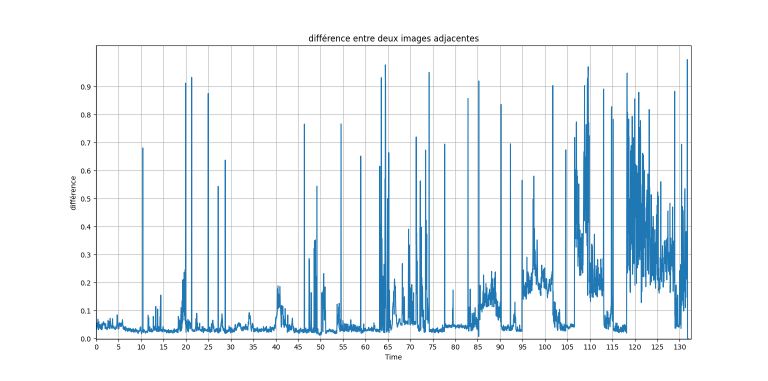
#> input picture dif_hist.png, 1536 x 762 px, given in place of Extrait1-Cosmos_Laundromat1(340p).m4v, which was not available (shown at 1/2 size)
$ python histogram.py
#> lines starting #> are read from the running program, lines starting #| are printed output that depends on the picture; after the words box and inside, x2 and y2 are one past the last pixel; in counts of white or black regions, pixels touching at a corner belong together; pictures that were not available may be replaced by others from this repository, and a replacement may not be noted
import cv2
import numpy as np
import matplotlib.pyplot as plt


cap = cv2.VideoCapture('Videos/Extrait1-Cosmos_Laundromat1(340p).m4v')
hist2 = None
dists = []
dists2 = []
dists3 = []
dists4 = []
view_changed = []
paused = False
fig, ax = plt.subplots()
fps = cap.get(cv2.CAP_PROP_FPS)

# set new frame rate (double the original)
new_fps = fps * 32
cap.set(cv2.CAP_PROP_FPS, new_fps)
frame=None
frame1=None
while(cap.isOpened()):
    frame1 = frame
    ret, frame = cap.read()
#> frame is the input picture: shape (762, 1536, 3); mean B, G, R 245.8, 241.1, 234.4
    if ret == True:
        # convertir l'image en espace de couleur YUV
        yuv = cv2.cvtColor(frame, cv2.COLOR_BGR2YUV)
#> yuv: shape (762, 1536, 3); mean of channels 0, 1, 2 239.6, 131, 123.3
        # extraire les composantes u et v
        u_bins = 30
        v_bins = 30
        u_ranges = [0, 256]
        v_ranges = [0, 256]
        histSize = [u_bins, v_bins]
        ranges = u_ranges + v_ranges
        channels = [1, 2]
        # calculer l'histogramme 2D

        hist1 = hist2
        hist2 = cv2.calcHist([yuv], channels, None, histSize, ranges, accumulate=False)
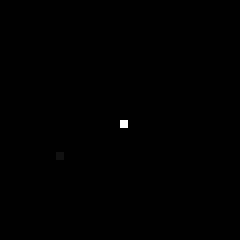
#> hist2: shape (30, 30) float32 (shown 8 times larger); min 0, max 1064524, mean 1300.5; drawn with min black and max white


        ax.clear()
        ax.imshow(np.log(hist2+1))
        ax.set_title("Histogram")
        plt.draw()
        plt.pause(0.00001)
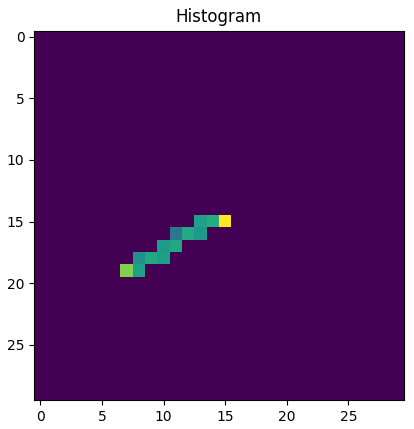
#> figure drawn by matplotlib, 1 panel

        cv2.normalize(hist2, hist2, alpha=0, beta=1, norm_type=cv2.NORM_MINMAX)
#> hist2: shape (30, 30) float32; 1.44% of pixels changed, all inside (x1, y1, x2, y2) = (7, 15, 16, 20)
        cv2.imshow('Image', frame)

        # compare histograms
        if hist1 is None:
           continue
        else:
            dist = cv2.compareHist(hist1, hist2, cv2.HISTCMP_BHATTACHARYYA)
            dist2 = cv2.compareHist(hist1, hist2, cv2.HISTCMP_CHISQR )
            dist3 = cv2.compareHist(hist1, hist2, cv2.HISTCMP_CORREL )
            dist4 = cv2.compareHist(hist1, hist2, cv2.HISTCMP_INTERSECT )
            dists.append(dist)
            dists2.append(dist2)
            dists3.append(dist3)
            dists4.append(dist4)
            print(dist)
            if dist > 0.5:
                view_changed.append({"dist":dist,"frame1":frame1,"frame":frame})

        # [7 lines of commented-out code are left out]
        key = cv2.waitKey(25)

        # if spacebar is pressed, pause video
        if key == 32: # ASCII value of spacebar is 32
            paused = not paused

        # if video is paused, wait for spacebar to be pressed again to resume
        while paused:
            key = cv2.waitKey(25)
            if key == 32:
                paused = not paused

        # if 'q' is pressed, exit loop
        if key == ord('q'):
            break
    else:
        break
dists = np.array(dists)
#> dists = [0]
dists2 = np.array(dists2)
dists3 = np.array(dists3)
dists4 = np.array(dists4)
dists = (dists-dists.min())/(dists.max()-dists.min())
#> dists = [nan]
dists2 = (dists2-dists2.min())/(dists2.max()-dists2.min())
dists3 = 1-(dists3-dists3.min())/(dists3.max()-dists3.min())
dists4 = (dists4-dists4.min())/(dists4.max()-dists4.min())
plt.subplot(511)
plt.plot(np.arange(0,len(dists)/fps, 1./fps)[:len(dists)],dists, label='Bhattacharyya ')
plt.plot(np.arange(0,len(dists)/fps, 1./fps)[:len(dists)],dists2, label='Chi-Square ')
plt.plot(np.arange(0,len(dists)/fps, 1./fps)[:len(dists)],dists3, label='Correlation ')
plt.plot(np.arange(0,len(dists)/fps, 1./fps)[:len(dists)],dists4, label='Intersection ')
plt.xlabel('Time')
plt.ylabel('différence')
plt.yticks(np.arange(0,1,0.1))
plt.xticks(np.arange(0,(len(dists)+1)/fps,5))
plt.grid(True)
plt.legend()
plt.title("différence entre deux images adjacentes")
plt.subplot(512)
plt.plot(np.arange(0,len(dists)/fps, 1./fps)[:len(dists)],dists, label='Bhattacharyya ')
plt.xlabel('Time')
plt.ylabel('différence')
plt.yticks(np.arange(0,1,0.1))
plt.xticks(np.arange(0,(len(dists)+1)/fps,5))
plt.grid(True)
plt.legend()
plt.subplot(513)
plt.plot(np.arange(0,len(dists)/fps, 1./fps)[:len(dists)],dists2, label='Chi-Square ')
plt.xlabel('Time')
plt.ylabel('différence')
plt.yticks(np.arange(0,1,0.1))
plt.xticks(np.arange(0,(len(dists)+1)/fps,5))
plt.grid(True)
plt.legend()
plt.subplot(514)
plt.plot(np.arange(0,len(dists)/fps, 1./fps)[:len(dists)],dists3, label='Correlation ')
plt.xlabel('Time')
plt.ylabel('différence')
plt.yticks(np.arange(0,1,0.1))
plt.xticks(np.arange(0,(len(dists)+1)/fps,5))
plt.grid(True)
plt.legend()
plt.subplot(515)
plt.plot(np.arange(0,len(dists)/fps, 1./fps)[:len(dists)],dists4, label='Intersection ')
plt.xlabel('Time')
plt.ylabel('différence')
plt.yticks(np.arange(0,1,0.1))
plt.xticks(np.arange(0,(len(dists)+1)/fps,5))
plt.grid(True)
plt.legend()
plt.show()
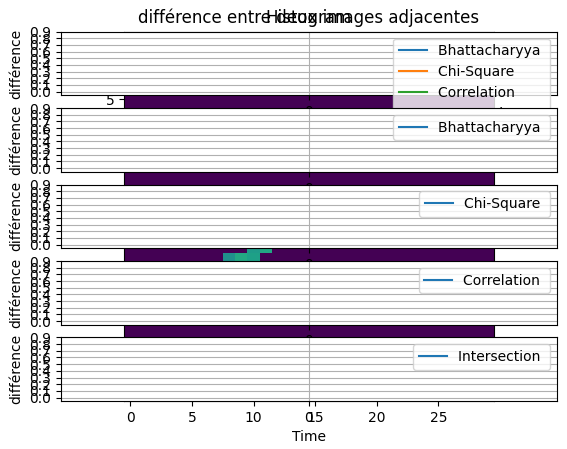
#> figure drawn by matplotlib, 6 panels


for view in view_changed[:]:
    paused = True
    print("dist=",view["dist"])
    cv2.imshow("frame1",view["frame1"])
    cv2.imshow("frame",view["frame"])
    while paused:
            key = cv2.waitKey(25)
            if key == 32:
                paused = not paused

$ run again, on разница в методах.png
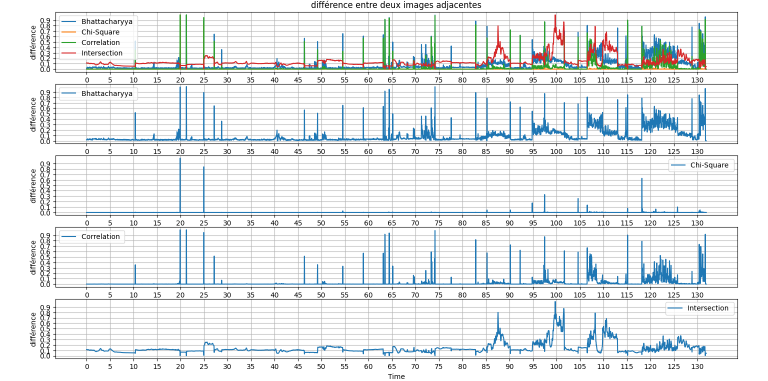
#> input picture разница в методах.png, 1536 x 762 px, given in place of Extrait1-Cosmos_Laundromat1(340p).m4v, which was not available (shown at 1/2 size)
#> frame is the input picture: shape (762, 1536, 3); mean B, G, R 236.1, 234.7, 231.3
#> yuv: shape (762, 1536, 3); mean of channels 0, 1, 2 233.8, 129.1, 125.8
#> `plt.pause(0.00001)`:
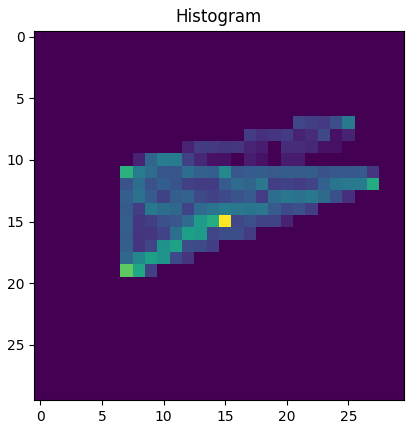
#> figure drawn by matplotlib, 1 panel
#> `dists = np.array(dists)`: dists = [0]
#> `dists = (dists-dists.min())/(dists.max()-dists.min())`: dists = [nan]
